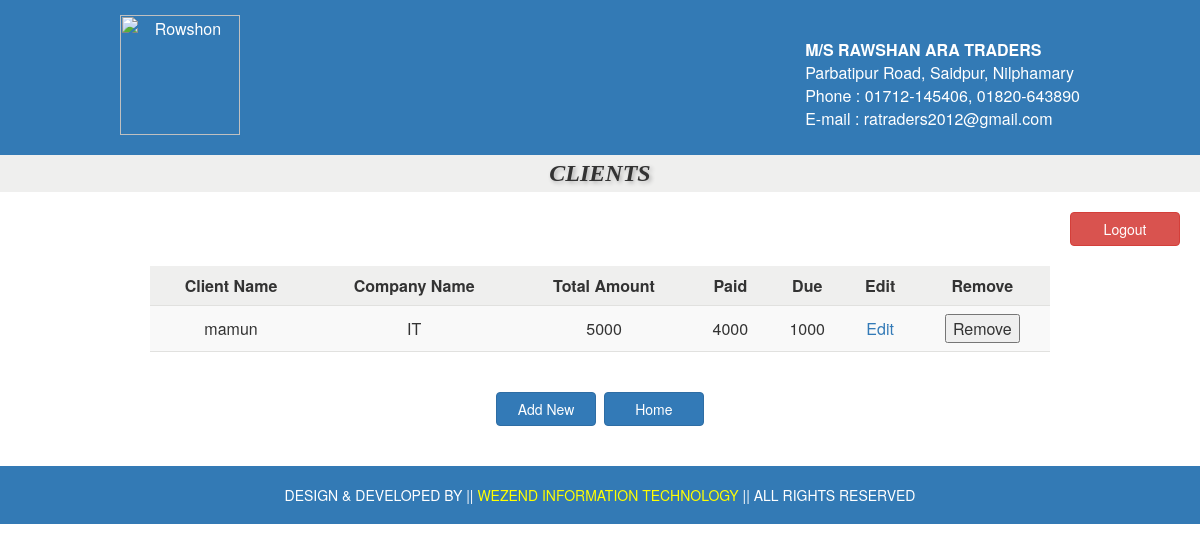
Before: /src/client.php (signed in) with the older database file.
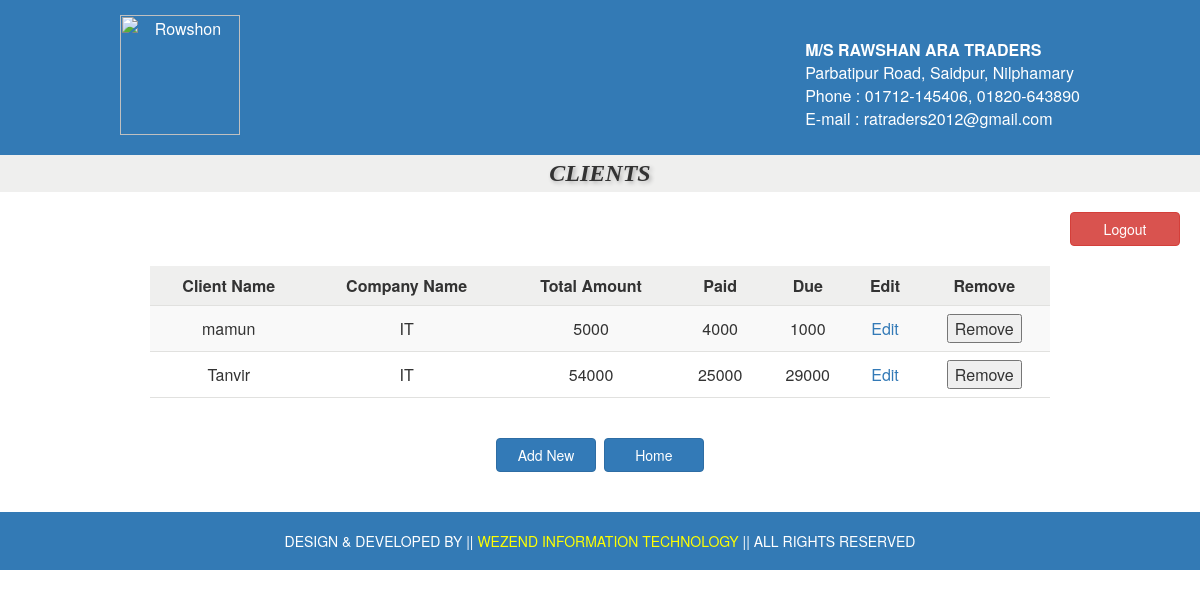
After: the same page with the newer database file.
### tables this page shows
CREATE TABLE IF NOT EXISTS `client` (
`client_id` int(11) NOT NULL,
  `client_name` varchar(100) NOT NULL,
  `client_com_name` varchar(100) DEFAULT NULL,
  `total_amount` double NOT NULL,
  `paid` double NOT NULL,
  `due` double NOT NULL
);

### src/client.php (the view, shortened to what this page needs)
<?php include 'header.php';?>
<!DOCTYPE html>
<html>
<head>
	<link rel="stylesheet" href="css/bootstrap.min.css">
	<link rel="stylesheet" type="text/css" href="style.css">
</head>
<body>
<center>
<div class="add_ctg_heading">CLIENTS</div>
<div align="right" style="padding-right:20px; padding-top:20px"><a href="logout.php" class="btn btn-danger" style="width:110px">Logout</a></div>
	<table class="table-striped" style="margin-top:20px; width:75%">
		<thead>
			<tr>
				<th>Client Name</th>
				<th>Company Name</th>
				<th>Total Amount</th>
				<th>Paid</th>
				<th>Due</th>
				<th>Edit</th>
				<th>Remove</th>
			</tr>
		</thead>
		<tbody>
		<?php
			$sql = "SELECT * FROM `client`";
			$result = mysql_query($sql);
			while($row = mysql_fetch_assoc($result)) {
					echo "<tr><td>" . $row["client_name"]. "</td><td>".$row["client_com_name"]."</td><td>".$row["total_amount"]."</td><td>".$row["paid"]."</td><td>".$row["due"]."</td><td><a href='edit_client.php?client_id=". $row["client_id"]."'>Edit</a></td><td><button onclick='removeItem(". $row["client_id"].");'>Remove</button</td></tr>";
			}
		?>
		</tbody>
	</table>
	<br>
	<br>
	<a href="add_client.php" class="btn btn-primary" style="width:100px">Add New</a>&nbsp;
	<a href="home.php" class="btn btn-primary" style="width:100px">Home</a>
</center>
</body>
<?php include 'footer2.php';?>
</html>

Changed rows visible on the page:
added client: client_name "Tanvir", client_com_name "IT", total_amount "54000", paid "25000", due "29000"
